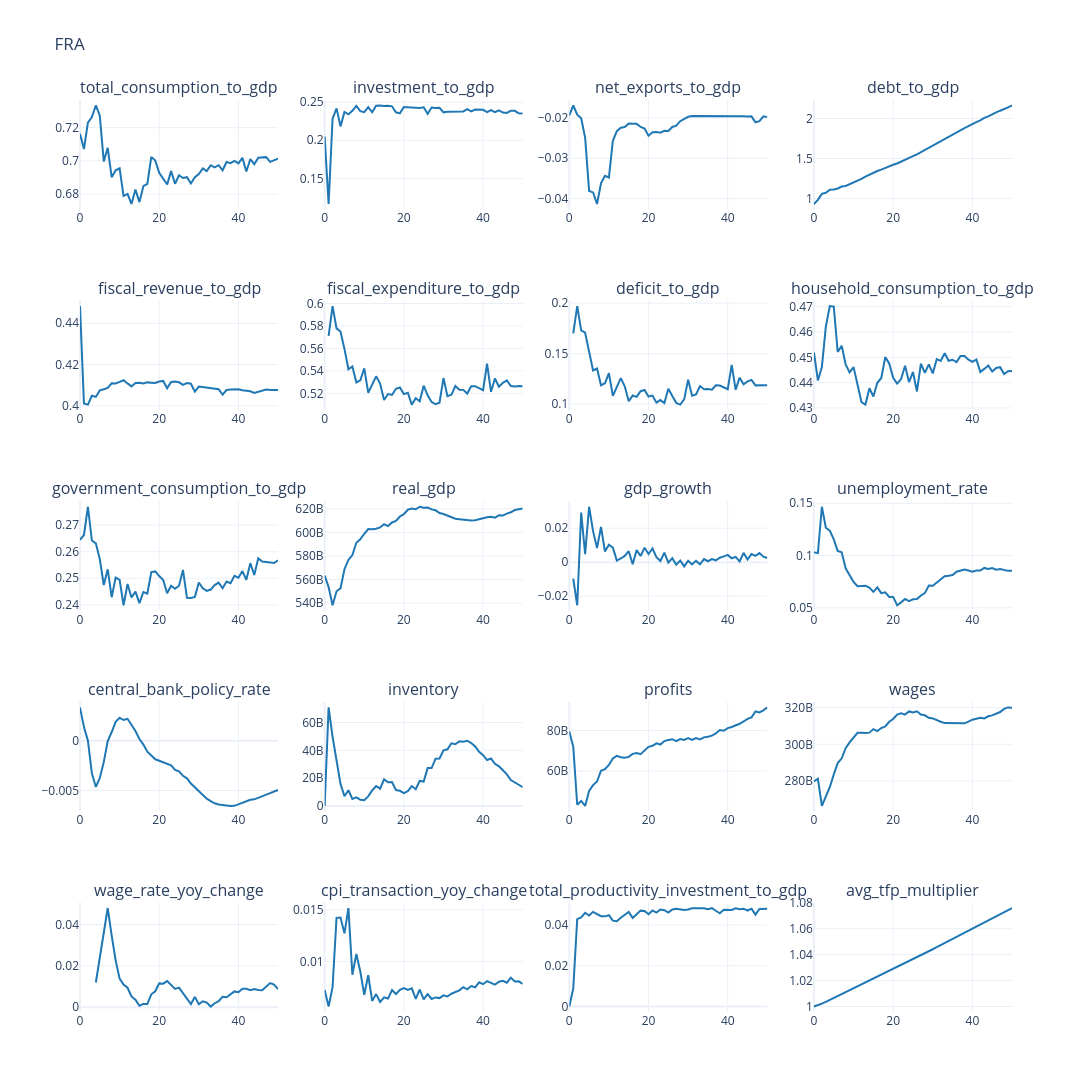
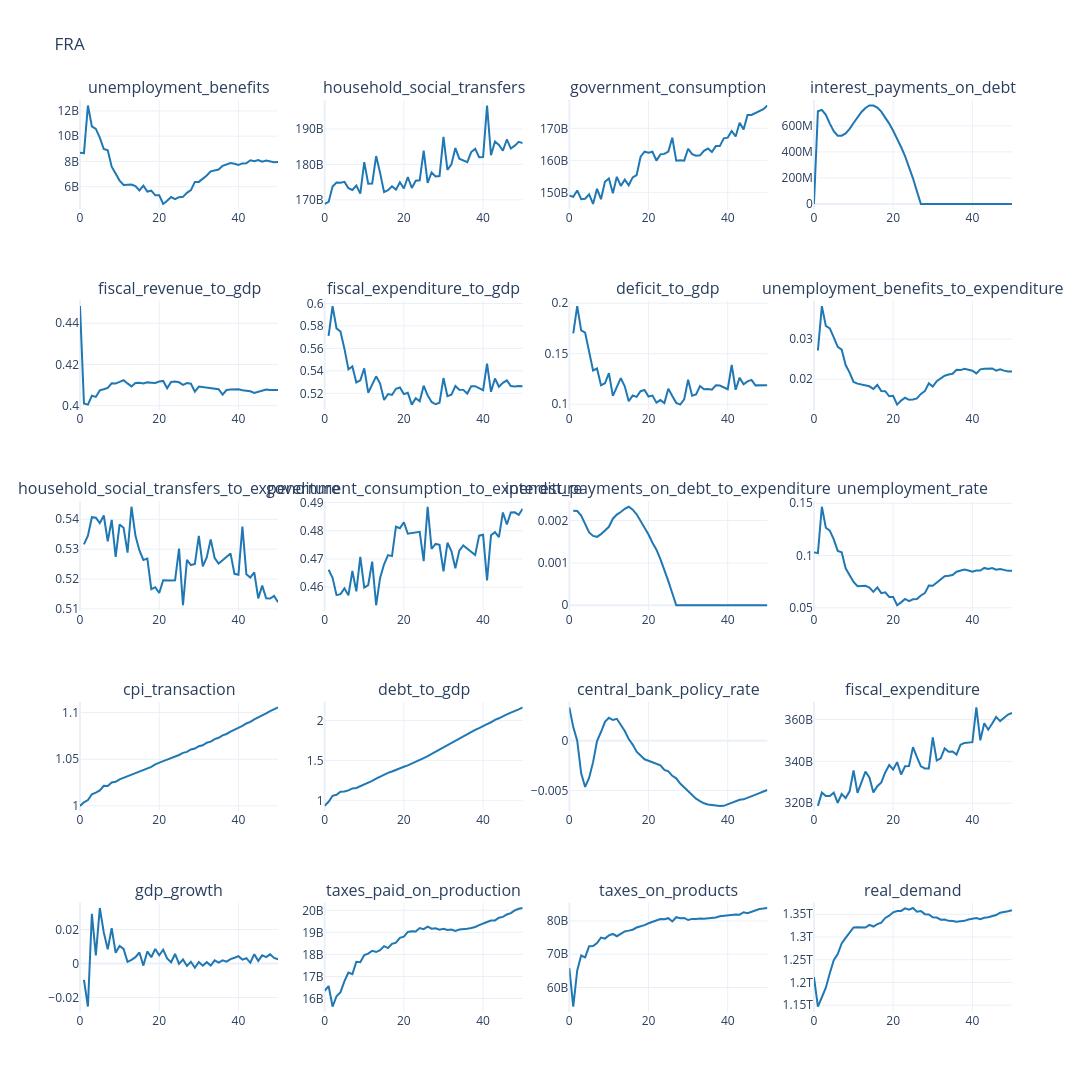
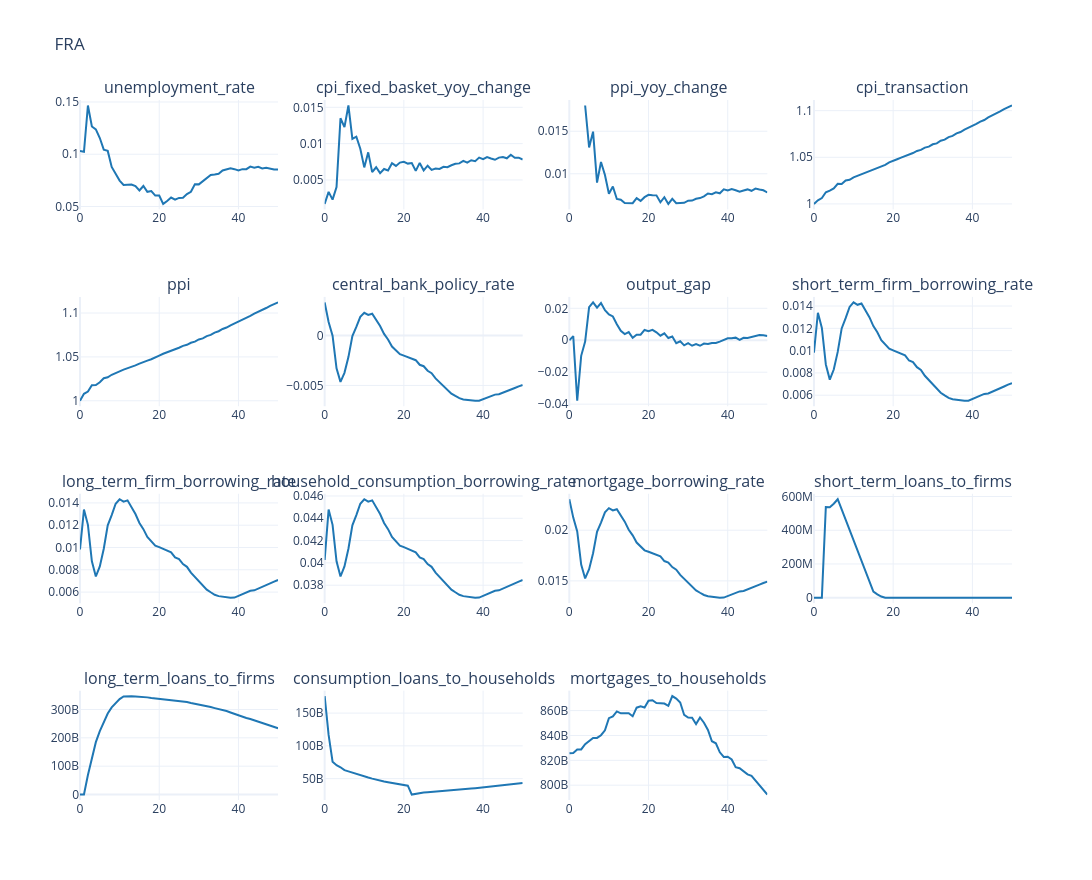
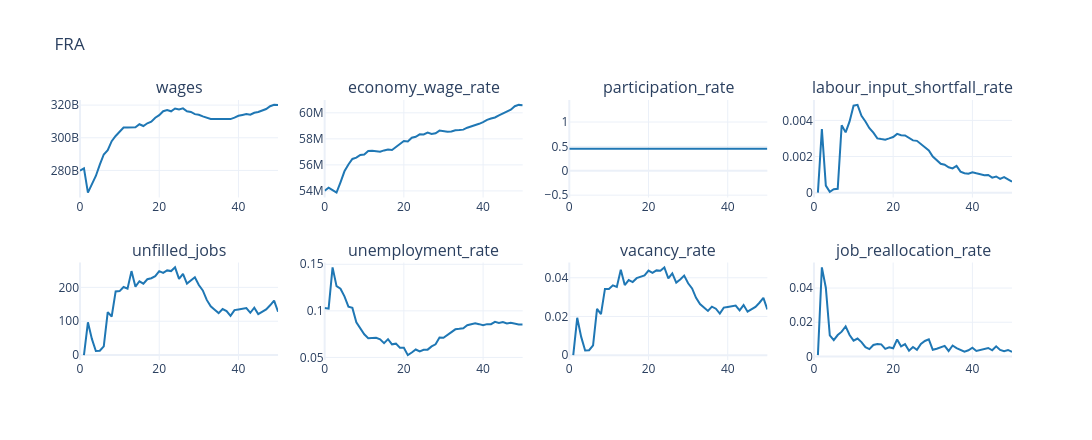

Source (notebook cell) for these figures, in order:
### Markdown cell above
## Macro, fiscal, policy, labour, and balance sheets

### Code cell
plot_output(
    df=df_scenario[list(MACRO_COLUMNS)],
    no_rows=5,
    no_cols=4,
    country_code=COUNTRY,
    line_color="#1f77b4",
    **FIGURE_SIZES["benchmark"],
)
plot_output(df=df_scenario[list(FISCAL_COLUMNS)], no_rows=5, no_cols=4, country_code=COUNTRY, **FIGURE_SIZES["benchmark"])
plot_output(df=df_scenario[list(POLICY_COLUMNS)], no_rows=4, no_cols=4, country_code=COUNTRY, **FIGURE_SIZES["benchmark"])
plot_output(df=df_scenario[list(LABOUR_COLUMNS)], no_rows=2, no_cols=4, country_code=COUNTRY, **FIGURE_SIZES["benchmark"])
plot_output(df=df_scenario[list(BALANCE_SHEET_COLUMNS)], no_rows=3, no_cols=4, country_code=COUNTRY, **FIGURE_SIZES["benchmark"])
